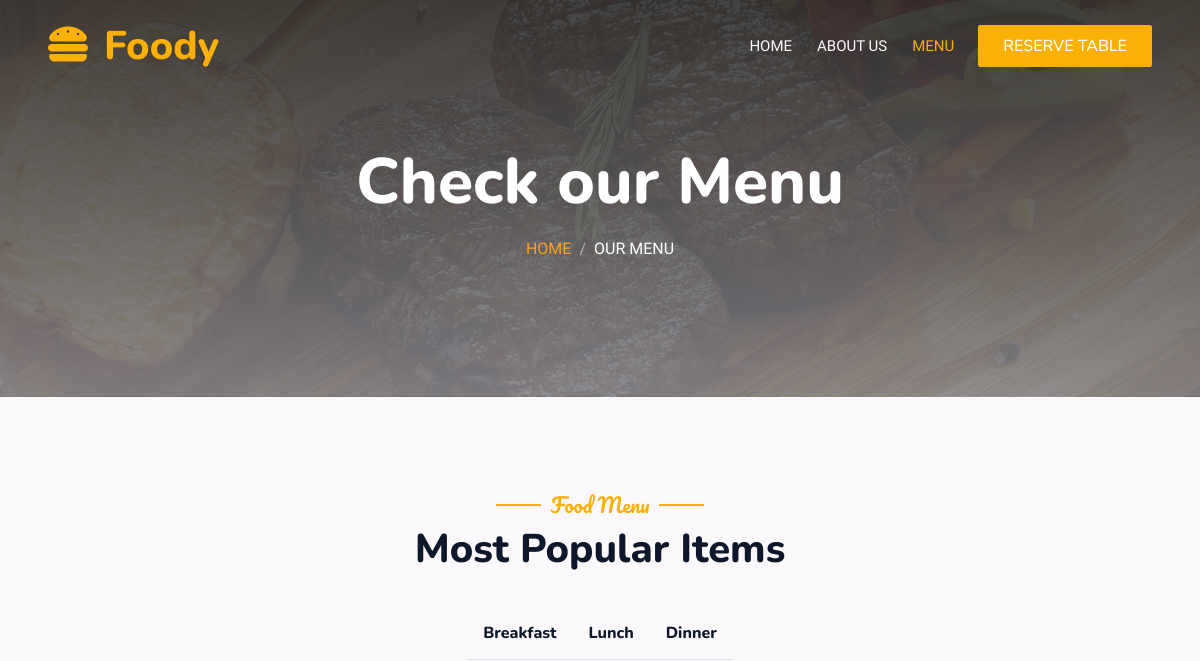
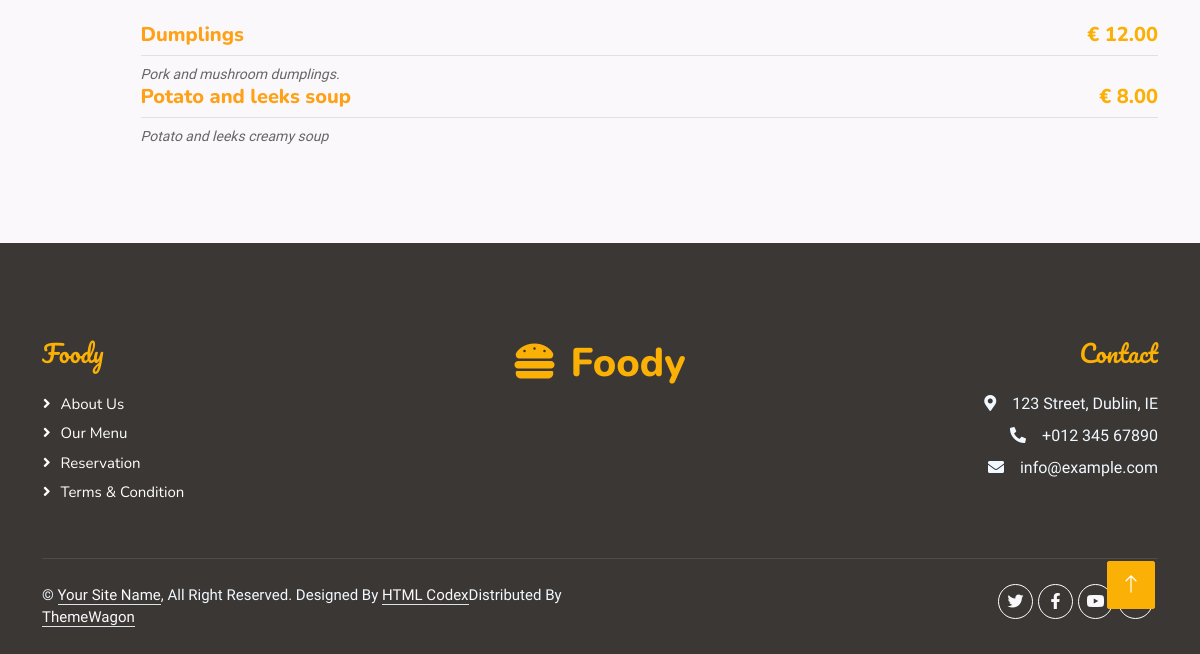
Before: /menu.html with the older database file (2 pictures, top to bottom).
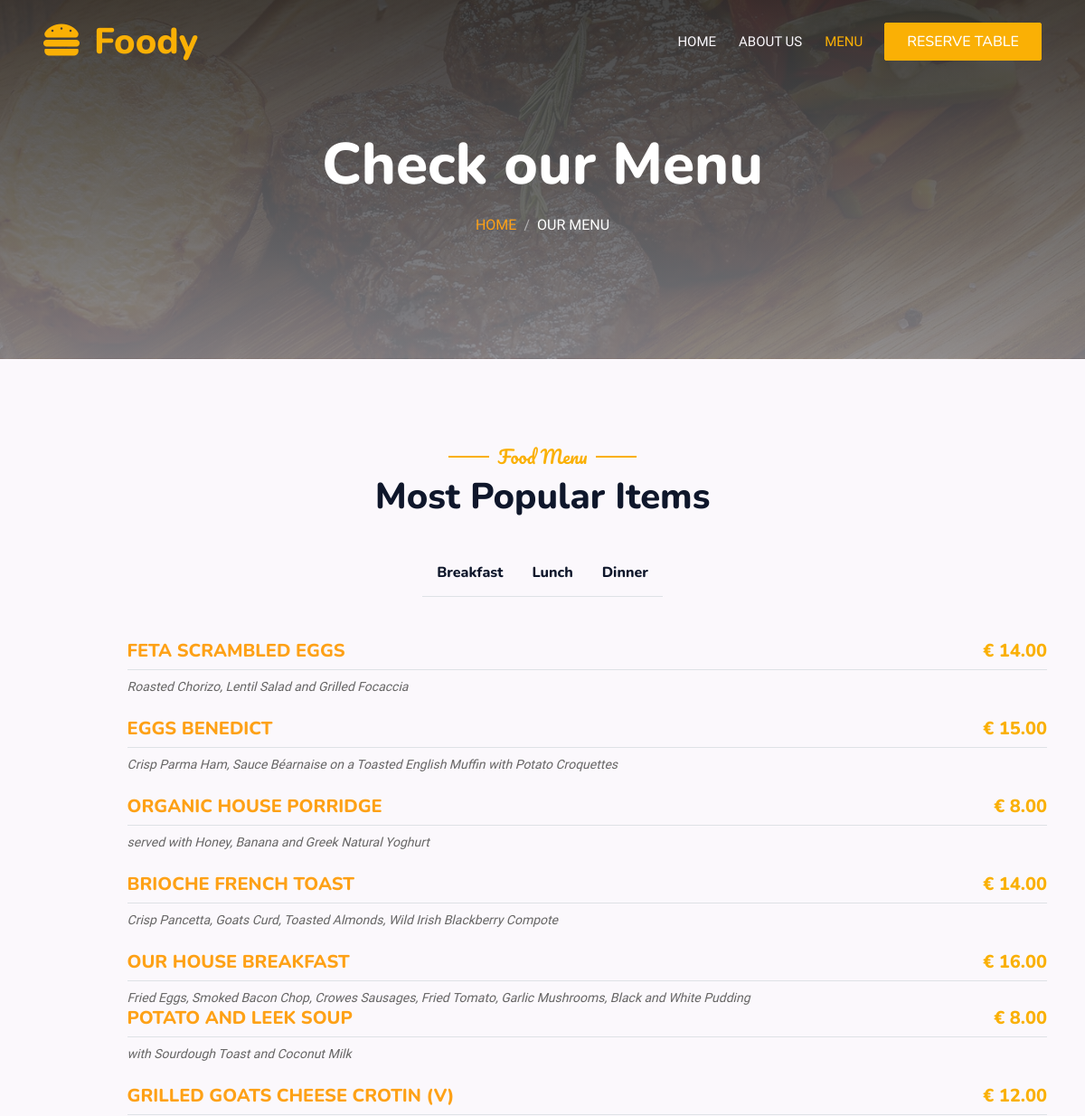
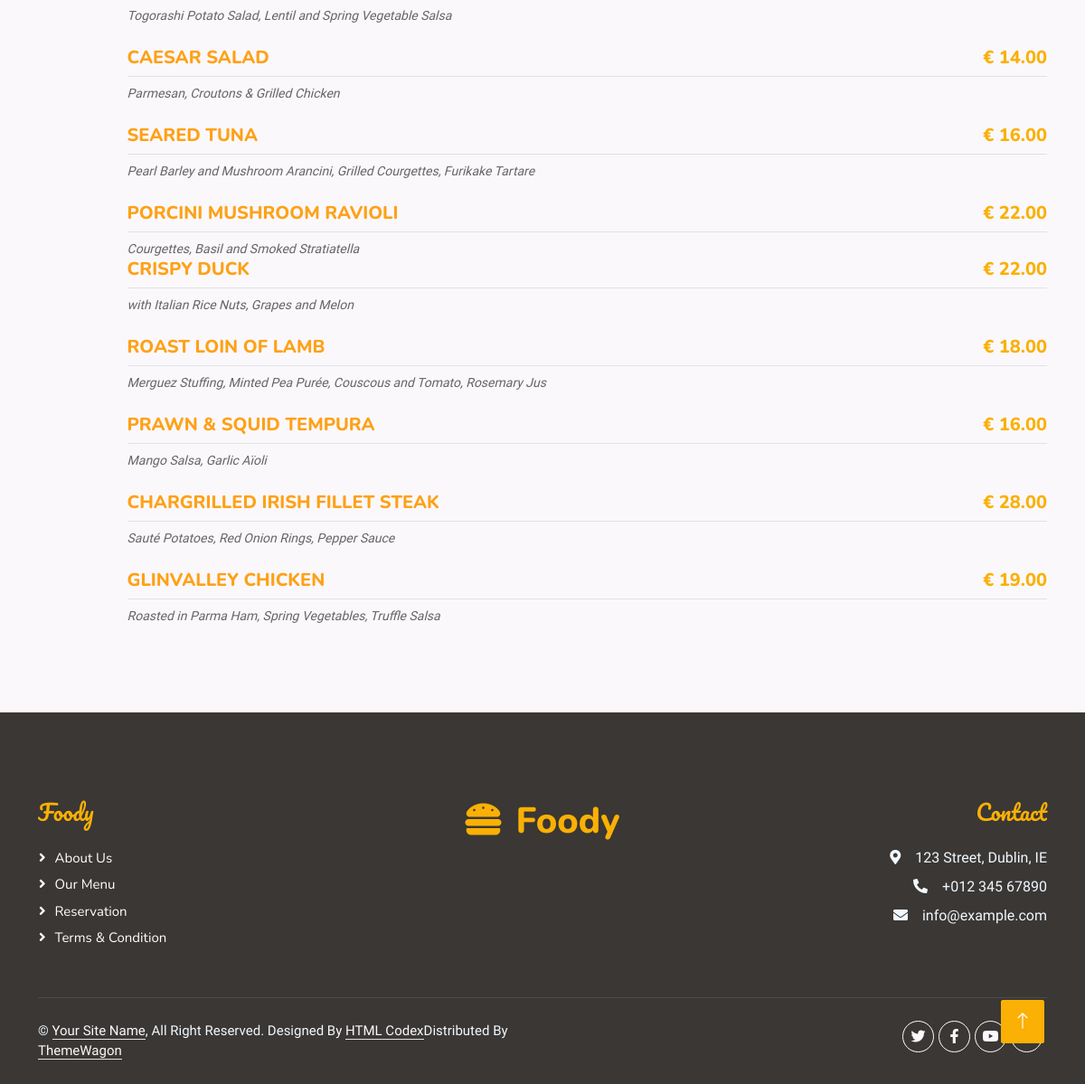
After: the same page with the newer database file (2 pictures, top to bottom).
### booking/models.py (models this page shows, shortened)
class Category(models.Model):
    name = models.CharField(max_length=30)
    class Meta:
        verbose_name = 'category'
        verbose_name_plural = 'categories'
    def __str__(self):
        return self.name

class Meals(models.Model):
    name = models.CharField(max_length=50)
    description = models.TextField(max_length=500)
    category = models.ForeignKey(
        'Category', on_delete=models.SET_NULL, null=True)
    people = models.IntegerField()
    price = models.DecimalField(max_digits=5, decimal_places=2)
    preparation_time = models.IntegerField()
    image = models.ImageField(upload_to='booking/img/')
    slug = models.SlugField(blank=True, null=True)
    class Meta:
        verbose_name = 'Meal'
        verbose_name_plural = 'Meals'

### booking/views.py (the view)
# urls.py: path('menu.html', views.meal_list, name='meal_list'),
def meal_list(request):
    meal_list = Meals.objects.all()
    categories = Category.objects.all()
    context = {
        'meal_list' : meal_list ,
        'categories' : categories ,
        }
    return render(request, 'list.html', context)

### booking/templates/list.html (shortened to what this page needs)
{% extends 'base.html' %}
{% block content %}
<div class="py-5 bg-dark hero-header mb-5">
    <div class="container text-center my-5 pt-5 pb-4">
        <h1 class="display-3 text-white mb-3 animated slideInDown">Check our Menu</h1>
        <nav aria-label="breadcrumb">
            <ol class="breadcrumb justify-content-center text-uppercase">
                <li class="breadcrumb-item"><a href="{% url 'booking:home' %}">Home</a></li>
                <li class="breadcrumb-item text-white active" aria-current="page">Our Menu</li>
            </ol>
        </nav>
    </div>
</div>
<div class="container-xxl py-5">
    <div class="container">
        <div class="text-center wow fadeInUp" data-wow-delay="0.1s">
            <h5 class="section-title ff-secondary text-center text-h fw-normal">Food Menu</h5>
            <h1 class="mb-5">Most Popular Items</h1>
        </div>
        <div class="tab-class text-center wow fadeInUp" data-wow-delay="0.1s">
            <ul class="nav nav-pills d-inline-flex justify-content-center border-bottom mb-5">
                {% for category in categories %}
                <li class="nav-item">
                    <a class="d-flex align-items-center text-start mx-3 ms-0 pb-3" data-bs-toggle="pill"
                        id="{{category}}-tab" href="#{{category}}">
                        <div class="ps-3">
                            <h6 class="mt-n1 mb-0">{{category}}</h6>
                        </div>
                    </a>
                </li>
                {% endfor %}
            </ul>
            <div class="tab-content">
                {% for category in categories %}
                <div id="{{category}}" class="tab-pane fade show p-0 active">
                    <div class="row g-4">
                        {% for meal in meal_list %}
                            {% if meal.category == category %}
                            <div>
                                <div class="d-flex align-items-center">
                                    <div class="w-100 d-flex flex-column text-start ps-4">
                                        <h5 class="d-flex justify-content-between border-bottom pb-2">
                                                <span><a href="{% url 'booking:meal_detail' meal.slug %}">{{meal.name}}</a></span>
                                                <span class="text-h">€ {{meal.price}}</span>
                                        </h5>
                                        <small class="fst-italic">{{meal.description}}</small>
                                    </div>
                                </div>
                            </div>
                            {% endif %}
                        {% endfor %}
                    </div>
                </div>
                {% endfor %}
            </div>
        </div>
    </div>
</div>
{% endblock content %}

### templates/base.html (shortened to what this page needs)
{% load static %}
<!DOCTYPE html>
<html lang="en">
<head>
    <link href="https://cdnjs.cloudflare.com/ajax/libs/font-awesome/5.10.0/css/all.min.css" rel="stylesheet">
    <link href="https://cdn.jsdelivr.net/npm/bootstrap-icons@1.4.1/font/bootstrap-icons.css" rel="stylesheet">
    <link href="{% static 'lib/animate/animate.min.css' %}" rel="stylesheet">
    <link href="{% static 'lib/owlcarousel/assets/owl.carousel.min.css' %}" rel="stylesheet">
    <link href="{% static 'lib/tempusdominus/css/tempusdominus-bootstrap-4.min.css' %}" rel="stylesheet" />
    <link href="{% static 'css/bootstrap.min.css' %}" rel="stylesheet">
    <link href="{% static 'css/style.css' %}" rel="stylesheet">
</head>
<body>
    <div class="bg-body-custom p-0">
        <div class="position-relative p-0">
            <nav class="navbar navbar-expand-lg navbar-dark bg-custom px-4 px-lg-5 py-3 py-lg-0">
                <a href="{% url 'booking:home' %}" class="navbar-brand p-0">
                    <h1 class="text-h m-0"><i class="fa fa-hamburger me-3"></i>Foody</h1>
                </a>
                <div class="collapse navbar-collapse" id="navbarCollapse">
                    <div class="navbar-nav ms-auto py-0 pe-4">
                        <a href="{% url 'booking:home' %}" class="nav-item nav-link">Home</a>
                        <a href="{% url 'booking:about' %}" class="nav-item nav-link {% if '/about.html' in request.path %}active{% endif %}">About Us</a>
                        <a href="{% url 'booking:meal_list' %}" class="nav-item nav-link {% if '/menu.html' in request.path %}active{% endif %}">Menu</a>
                    </div>
                    <a href="{% url 'booking:reserve_table' %}" class="btn btn-primary py-2 px-4">Reserve Table</a>
                </div>
            </nav>
        </div>
        {% block content %}
        {% endblock content %}
        <div class="container-fluid bg-custom text-light footer pt-5 mt-5 wow fadeIn" data-wow-delay="0.1s">
            <div class="container py-5">
                <div class="row g-5">
                    <div class="col">
                        <h4 class="ff-secondary text-h fw-normal mb-4">Foody</h4>
                        <a class="btn btn-link" href="{% url 'booking:about' %}">About Us</a>
                        <a class="btn btn-link" href="{% url 'booking:meal_list' %}">Our Menu</a>
                        <a class="btn btn-link" href="{% url 'booking:reserve_table' %}">Reservation</a>
                        <a class="btn btn-link" href="">Terms & Condition</a>
                    </div>
                    <div class="col text-align-center">
                        <h1 class="text-h m-0"><i class="fa fa-hamburger me-3"></i>Foody</h1>
                    </div>
                    <div class="col text-aling-right">
                        <h4 class="ff-secondary text-h fw-normal mb-4">Contact</h4>
                        <p class="mb-2"><i class="fa fa-map-marker-alt me-3"></i>123 Street, Dublin, IE</p>
                        <p class="mb-2"><i class="fa fa-phone-alt me-3"></i>+012 345 67890</p>
                        <p class="mb-2"><i class="fa fa-envelope me-3"></i>info@example.com</p>
                    </div>
                </div>
            </div>
            <div class="container">
                <div class="copyright">
                    <div class="row">
                        <div class="col-md-6 text-center text-md-start mb-3 mb-md-0">
                            &copy; <a class="border-bottom" href="#">Your Site Name</a>, All Right Reserved.
							Designed By <a class="border-bottom" href="https://htmlcodex.com">HTML Codex</a>Distributed By <a class="border-bottom" href="https://themewagon.com" target="_blank">ThemeWagon</a>
                        </div>
                        <div class="col-md-6 text-end">
                            <div class="social-icons">
                            <a class="btn btn-outline-light btn-social" href=""><i class="fab fa-twitter"></i></a>
                            <a class="btn btn-outline-light btn-social" href=""><i class="fab fa-facebook-f"></i></a>
                            <a class="btn btn-outline-light btn-social" href=""><i class="fab fa-youtube"></i></a>
                            <a class="btn btn-outline-light btn-social" href=""></a>
                        </div>
                    </div>
                    </div>
                </div>
            </div>
        </div>
        <a href="#" class="btn btn-lg btn-primary btn-lg-square back-to-top"><i class="bi bi-arrow-up"></i></a>
    </div>
</body>
</html>

### static/css/style.css (style rules this page uses)
:root { --primary: #fab005; --secondary: #b6a9a1; --light: #fbf8fc; --dark: #3a3734; }
body { background-color: var(--light); }
.bg-custom { background-color: var(--dark); }
.bg-body-custom { background-color: var(--light); }
.text-aling-right { text-align: right; }
.text-align-center { text-align: center; }
.text-h { color: var(--primary); }
.btn-primary { background-color: var(--primary); border-color: var(--primary); }
.ff-secondary { font-family: 'Pacifico', cursive; }
.back-to-top { position: fixed; display: none; right: 45px; bottom: 45px; z-index: 99; }
.btn { font-family: 'Nunito', sans-serif; font-weight: 500; text-transform: uppercase; transition: .5s; }
.btn.btn-primary, .btn.btn-secondary { color: #FFFFFF; }
.btn-lg-square { width: 48px; height: 48px; }
.btn-square, .btn-sm-square, .btn-lg-square { padding: 0; display: flex; align-items: center; justify-content: center; font-weight: normal; border-radius: 2px; }
.navbar-dark .navbar-nav .nav-link { position: relative; margin-left: 25px; padding: 35px 0; font-size: 15px; color: var(--light) !important; text-transform: uppercase; font-weight: 500; outline: none; transition: .5s; }
.navbar-dark .navbar-nav .nav-link:hover, .navbar-dark .navbar-nav .nav-link.active { color: var(--primary) !important; }
@media (min-width: 992px) { .navbar-dark { position: absolute; width: 100%; top: 0; left: 0; z-index: 999; background: transparent !important; } }
.hero-header { background: linear-gradient(rgba(48, 48, 48, 0.9), rgba(133, 133, 138, 0.9)), url(../img/bg-hero.jpg); background-position: center center; background-repeat: no-repeat; background-size: cover; }
.breadcrumb-item + .breadcrumb-item::before { color: rgba(255, 255, 255, .5); }
.section-title { position: relative; display: inline-block; }
.section-title::before { position: absolute; content: ""; width: 45px; height: 2px; top: 50%; left: -55px; margin-top: -1px; background: var(--primary); }
.section-title::after { position: absolute; content: ""; width: 45px; height: 2px; top: 50%; right: -55px; margin-top: -1px; background: var(--primary); }
.footer .btn.btn-social { margin-right: 5px; width: 35px; height: 35px; display: flex; align-items: center; justify-content: center; color: var(--light); border: 1px solid #FFFFFF; border-radius: 35px; transition: .3s; }
.footer .btn.btn-link { display: block; margin-bottom: 5px; padding: 0; text-align: left; color: #FFFFFF; font-size: 15px; font-weight: normal; text-transform: capitalize; transition: .3s; }
.footer .btn.btn-link::before { position: relative; content: "\f105"; font-family: "Font Awesome 5 Free"; font-weight: 900; margin-right: 10px; }
.footer .copyright { padding: 25px 0; font-size: 15px; border-top: 1px solid rgba(256, 256, 256, .1); }
.footer .copyright a { color: var(--light); }
.social-icons { display: flex !important; justify-content: flex-end; }

Changed rows visible on the page:
removed Meals: name "Dumplings", price "12.00", description "Pork and mushroom dumplings.", shown under Category "Lunch"
removed Meals: name "Potato and leeks soup", price "8.00", description "Potato and leeks creamy soup", shown under Category "Dinner"
added Meals: name "FETA SCRAMBLED EGGS", price "14.00", description "Roasted Chorizo, Lentil Salad and Grilled Focaccia", shown under Category "Breakfast"
added Meals: name "EGGS BENEDICT", price "15.00", description "Crisp Parma Ham, Sauce Béarnaise on a Toasted English Muffin with Potato Croquettes", shown under Category "Breakfast"
added Meals: name "ORGANIC HOUSE PORRIDGE", price "8.00", description "served with Honey, Banana and Greek Natural Yoghurt", shown under Category "Breakfast"
added Meals: name "BRIOCHE FRENCH TOAST", price "14.00", description "Crisp Pancetta, Goats Curd, Toasted Almonds, Wild Irish Blackberry Compote", shown under Category "Breakfast"
added Meals: name "OUR HOUSE BREAKFAST", price "16.00", description "Fried Eggs, Smoked Bacon Chop, Crowes Sausages, Fried Tomato, Garlic Mushrooms, Black and White Pudding", shown under Category "Breakfast"
added Meals: name "POTATO AND LEEK SOUP", price "8.00", description "with Sourdough Toast and Coconut Milk", shown under Category "Lunch"
added Meals: name "GRILLED GOATS CHEESE CROTIN (V)", price "12.00", description "Togorashi Potato Salad, Lentil and Spring Vegetable Salsa", shown under Category "Lunch"
added Meals: name "CAESAR SALAD", price "14.00", description "Parmesan, Croutons & Grilled Chicken", shown under Category "Lunch"
added Meals: name "SEARED TUNA", price "16.00", description "Pearl Barley and Mushroom Arancini, Grilled Courgettes, Furikake Tartare", shown under Category "Lunch"
added Meals: name "PORCINI MUSHROOM RAVIOLI", price "22.00", description "Courgettes, Basil and Smoked Stratiatella", shown under Category "Lunch"
added Meals: name "CRISPY DUCK", price "22.00", description "with Italian Rice Nuts, Grapes and Melon", shown under Category "Dinner"
added Meals: name "ROAST LOIN OF LAMB", price "18.00", description "Merguez Stuffing, Minted Pea Purée, Couscous and Tomato, Rosemary Jus", shown under Category "Dinner"
added Meals: name "PRAWN & SQUID TEMPURA", price "16.00", description "Mango Salsa, Garlic Aïoli", shown under Category "Dinner"
added Meals: name "CHARGRILLED IRISH FILLET STEAK", price "28.00", description "Sauté Potatoes, Red Onion Rings, Pepper Sauce", shown under Category "Dinner"
added Meals: name "GLINVALLEY CHICKEN", price "19.00", description "Roasted in Parma Ham, Spring Vegetables, Truffle Salsa", shown under Category "Dinner"
